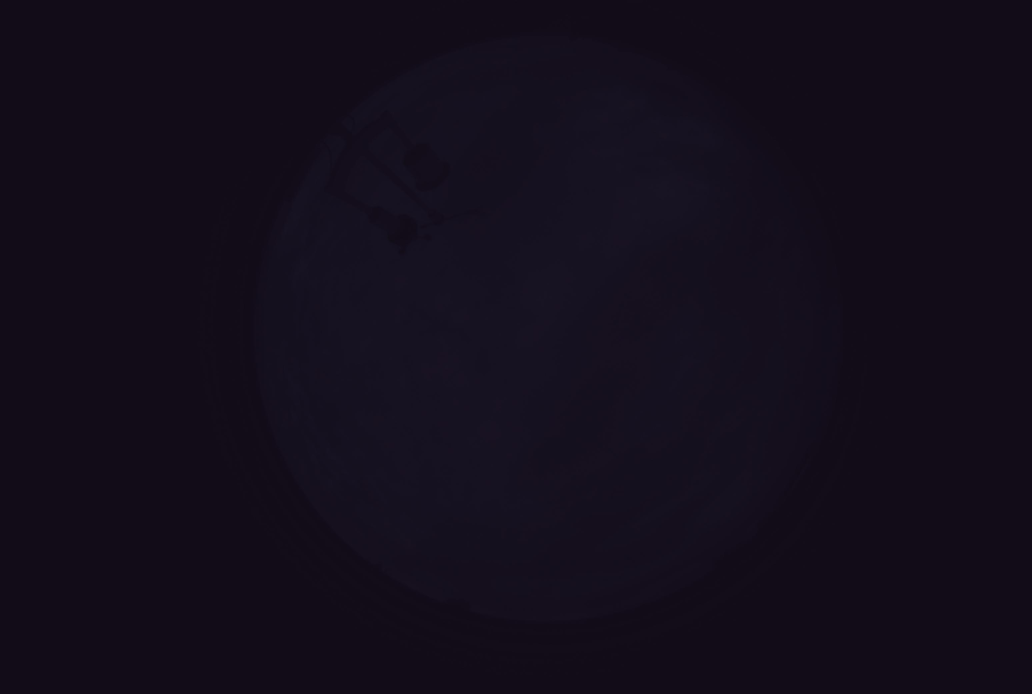
#> input picture AllSkyCapture/hdr/ASI_autoexposure/Backup/image_video_color_120.jpg, 3096 x 2080 px, given in place of image20200103013529.png, which was not available (shown at 1/3 size)
$ jupyter execute --allow-errors 'Star Source Matching.ipynb'   (shell and % lines are left out)   (text cells are left out)
#> lines starting #> are read from the running program, lines starting #| are printed output that depends on the picture; after the words box and inside, x2 and y2 are one past the last pixel; in counts of white or black regions, pixels touching at a corner belong together; pictures that were not available may be replaced by others from this repository, and a replacement may not be noted
[cell 1]
import numpy as np
import sep
import cv2
import csv
import os
import re
import math
from math import sin, cos, tan, sqrt, acos
import matplotlib.pyplot as plt
from matplotlib import rcParams
import subprocess
import random
from IPython.display import Markdown


rcParams['figure.figsize'] = [15., 15.]

[cell 2]
image = np.flip(cv2.imread('../tests/image20200103013529.png', -1),0)
gray = cv2.cvtColor(image, cv2.COLOR_BGR2GRAY).astype('single')
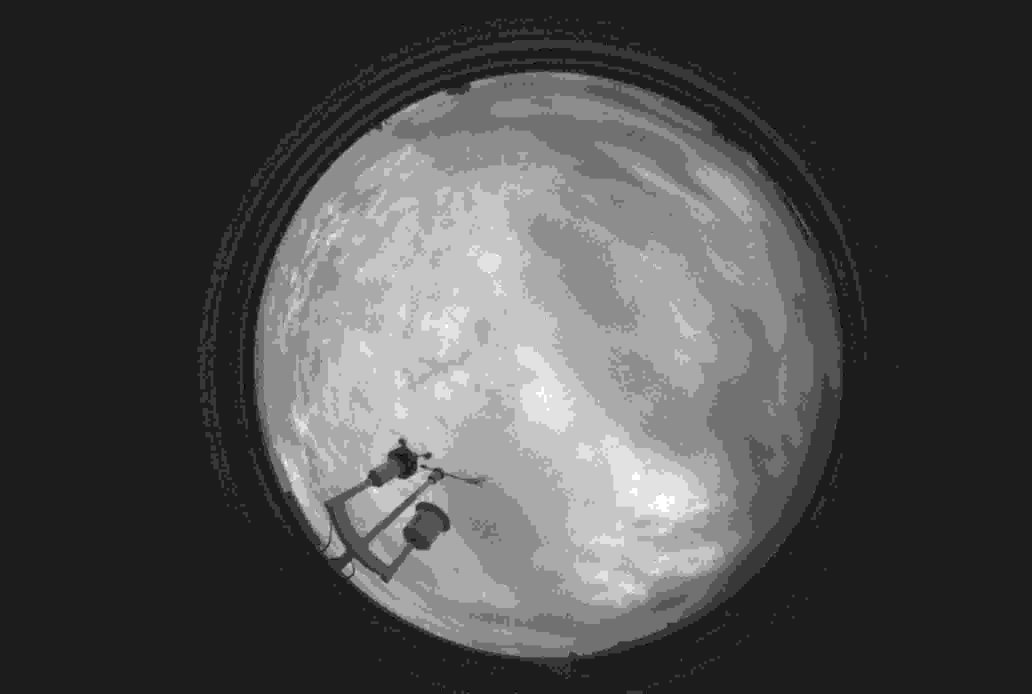
#> gray: shape (2080, 3096) float32 (shown at 1/3 size); min 14, max 23, mean 16.7; drawn with min black and max white
#apply the mask and remove the outer 10% of the aperture
mask = np.zeros(gray.shape)
cv2.circle(mask, tuple([z // 2 for z in gray.shape]), int(0.9*(gray.shape[0] / 2)), 1., -1)
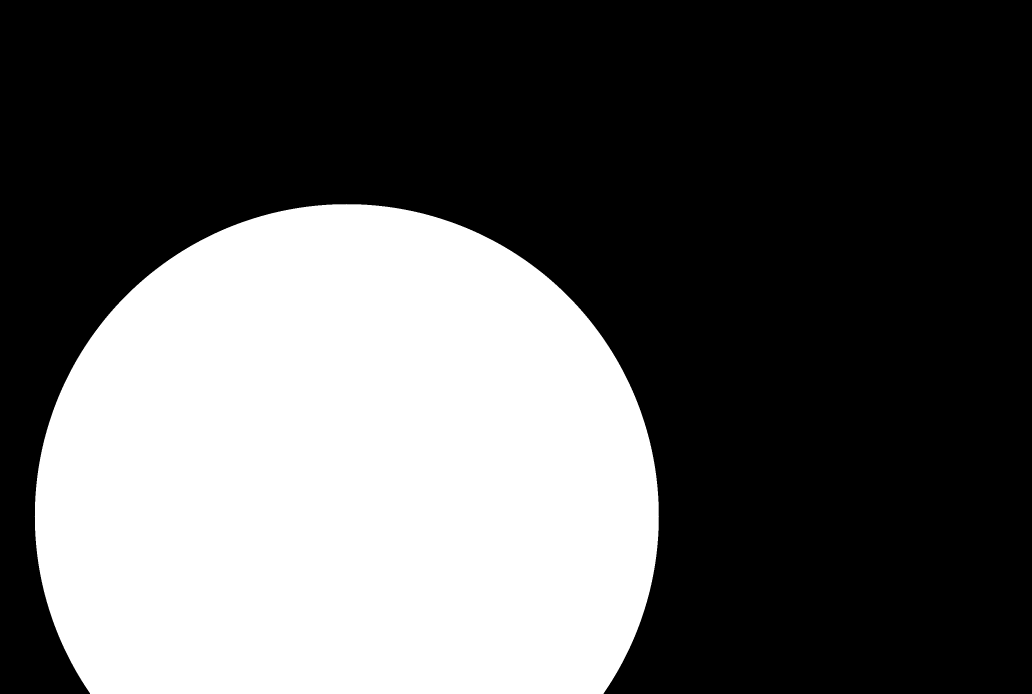
#> mask: shape (2080, 3096) float64 (shown at 1/3 size); values 0 (black) and 1 (white), 35.9% white; 1 white region, box (x1, y1, x2, y2) and area: (104, 612, 1977, 2080) 2314628
_ = np.multiply(gray, mask, out=gray)
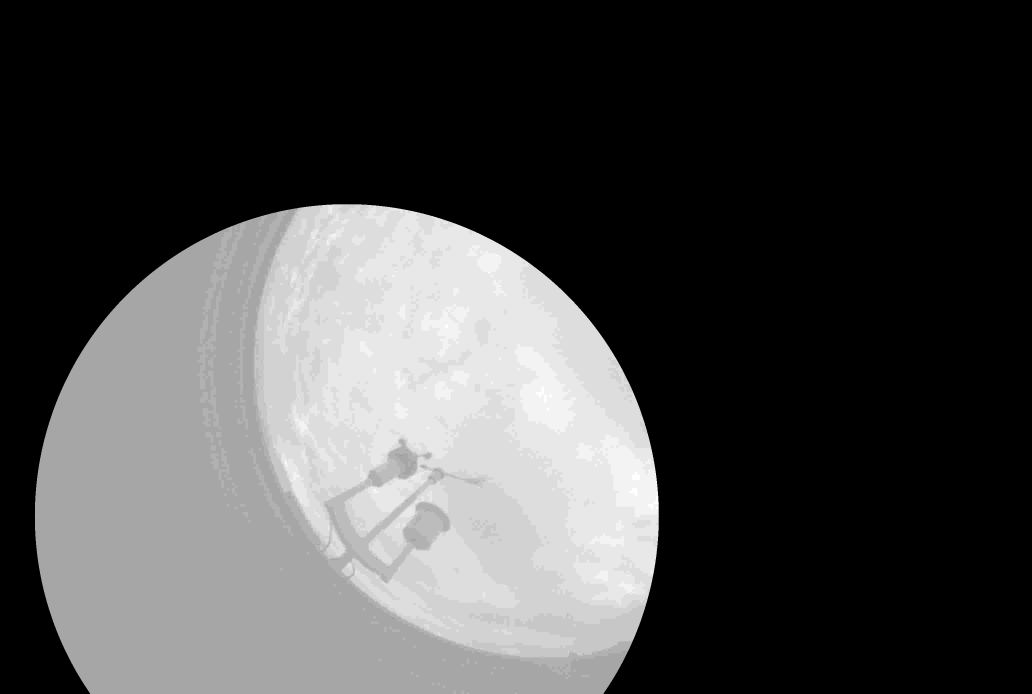
#> gray: shape (2080, 3096) float32 (shown at 1/3 size); min 0, max 23, mean 6.4; drawn with min black and max white

[cell 3]
# show the image
m, s = np.mean(gray), 3*np.std(gray)
#> m = 6.38; s = 25.99
plt.imshow(gray, interpolation='nearest', cmap='gray', vmin=max(m-s,0), vmax=m+s, origin='lower')
#> (this line was passed over: IPython is not available in this run)
plt.colorbar();
#> (this line was passed over: IPython is not available in this run)

[cell 4]
bin_threshold = 10000
open_kernel = 3
min_area = 150
# Do first thresholding of image on 16bit gray values
_,fgray = cv2.threshold(gray,bin_threshold,65535,cv2.THRESH_BINARY)
#> fgray: shape (2080, 3096) float32; every value is 0
# Then remove small features (determined by the size of the ellipse kernel) with morphology open
fgray = cv2.morphologyEx((fgray/256).astype('uint8'), cv2.MORPH_OPEN, cv2.getStructuringElement(cv2.MORPH_ELLIPSE,(open_kernel,open_kernel)))
#> fgray: shape (2080, 3096); every value is 0
# Then extract contours of remaining structures
cnts, _ = cv2.findContours(fgray, cv2.RETR_EXTERNAL, cv2.CHAIN_APPROX_NONE)
#> cnts = []

# Filter found contours by dropping the ones with area below area threshold
cnts_filtered = []
for curve in cnts:
    area = cv2.contourArea(curve)
    if area > min_area:
        cnts_filtered.append(curve)
#> this loop made 0 passes
#> after the loop, cnts_filtered = []

# Merge all contours and get convex-hull of them
#> (the rest of this cell did not finish here and is left out)

$ run again, on AllSkyCapture/hdr/ASI_autoexposure/Backup/image_video_color_15376.jpg
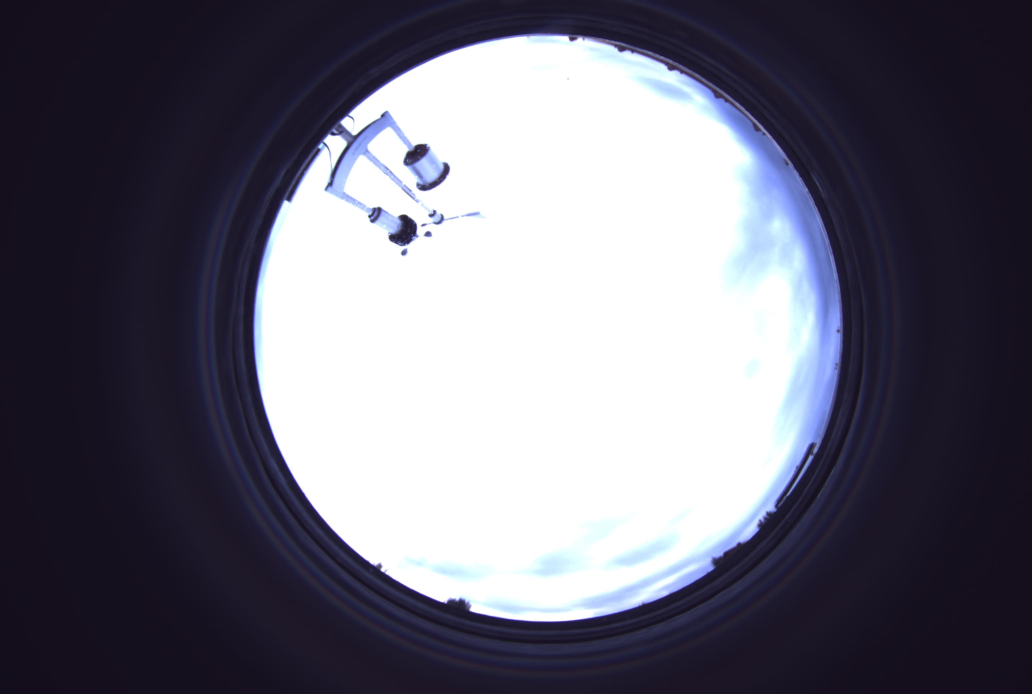
#> input picture AllSkyCapture/hdr/ASI_autoexposure/Backup/image_video_color_15376.jpg, 3096 x 2080 px, given in place of image20200103013529.png, which was not available (shown at 1/3 size)
#> `image = np.flip(cv2.imread('../tests/image20200103013529.png', -1),0)`:
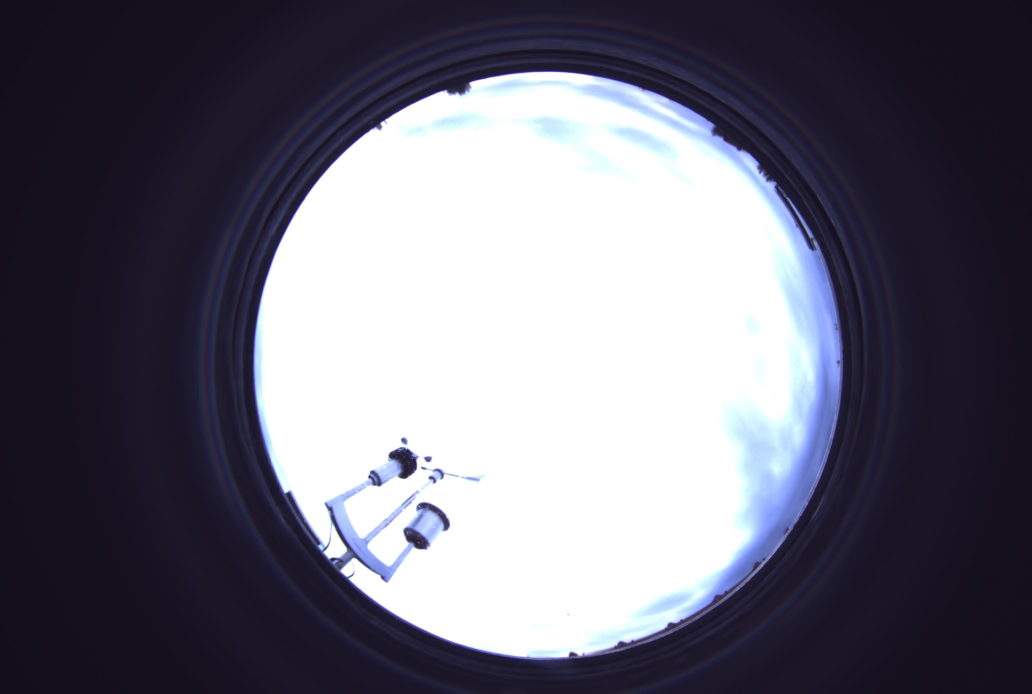
#> image: shape (2080, 3096, 3) (shown at 1/3 size); mean B, G, R 119.4, 106.2, 107.3
#> mask: shape (2080, 3096) float64; values 0 (black) and 1 (white), 35.9% white; 1 white region, box (x1, y1, x2, y2) and area: (104, 612, 1977, 2080) 2314628
#> `_ = np.multiply(gray, mask, out=gray)`:
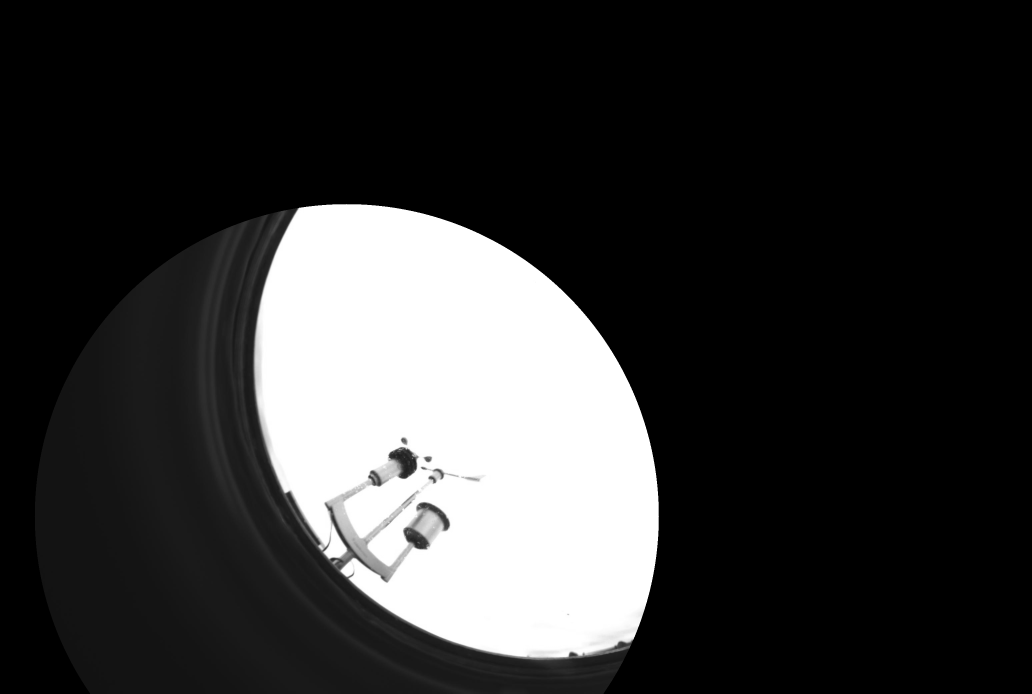
#> gray: shape (2080, 3096) float32 (shown at 1/3 size); min 0, max 255, mean 53.1
#> m = 53.05; s = 293.8
#> cnts = []
